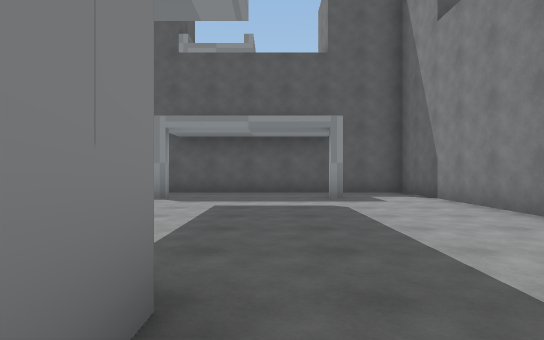
View 1 (above)

12 first-person views from a walk through a scene from a Unity 3-D project. The camera is 1.2 m above the floor, looks level and sees 75° across. The floor is counted in squares, 2 m on a side. Each view is taken from the middle of a square. On the plan, view 1 faces up. The plan holds only what a view shows up to about 10 squares ahead; the rest is blank. The player is left out.

View 2
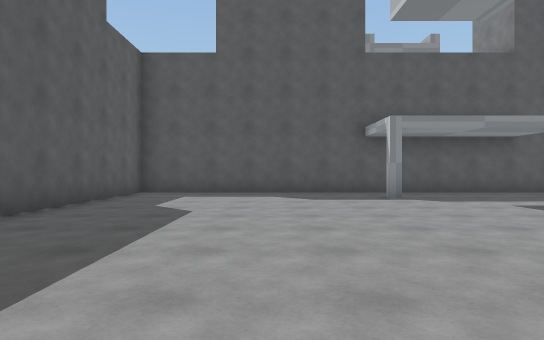

View 3
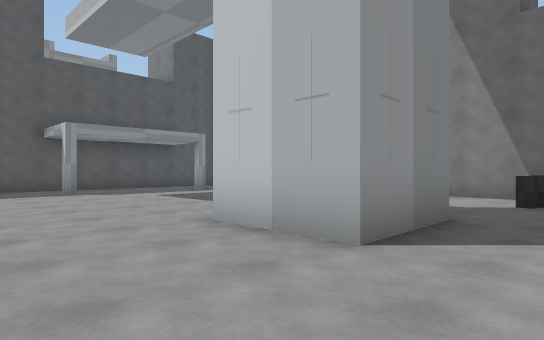

View 4
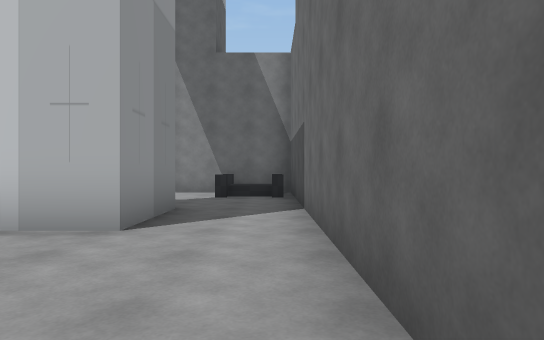

View 5
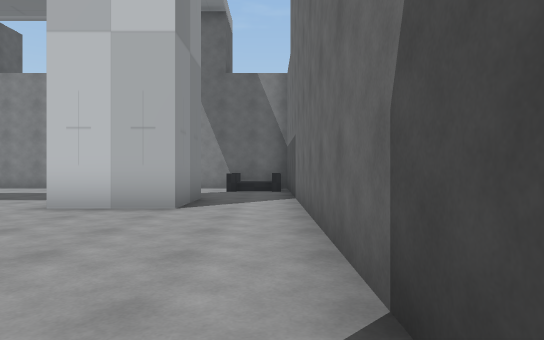

View 6
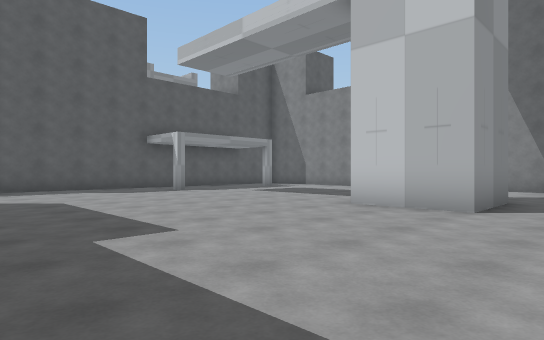

View 7
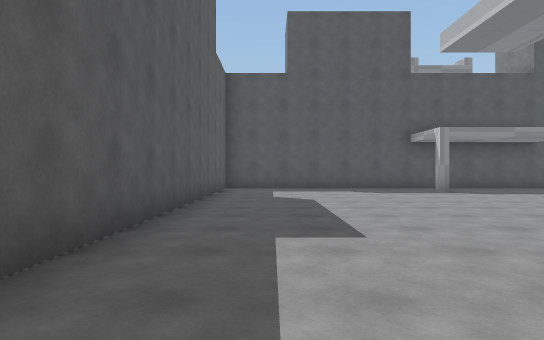

View 8
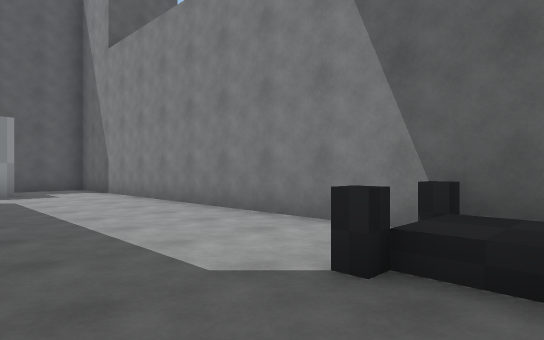

View 9
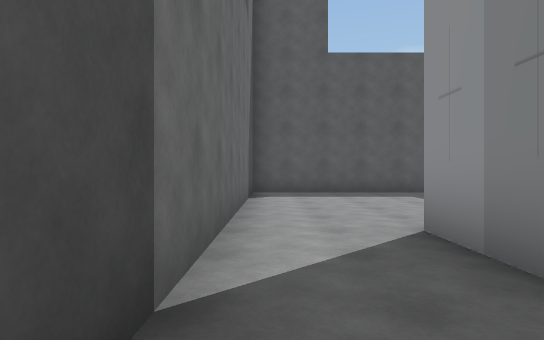

View 10
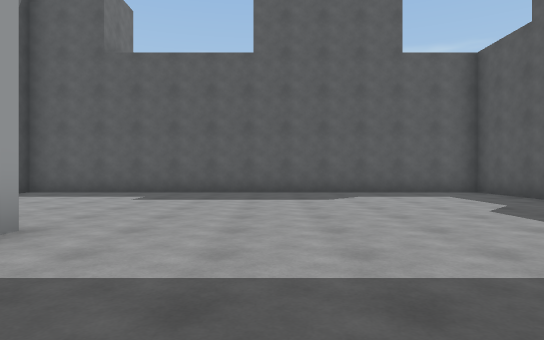

View 11
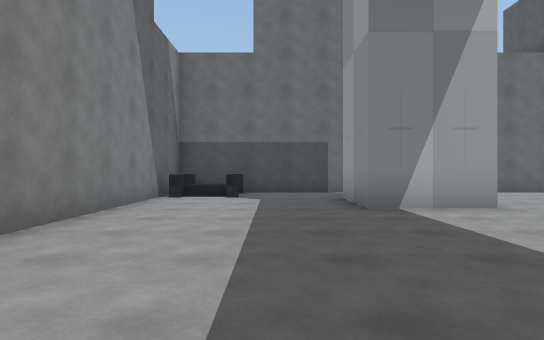

View 12
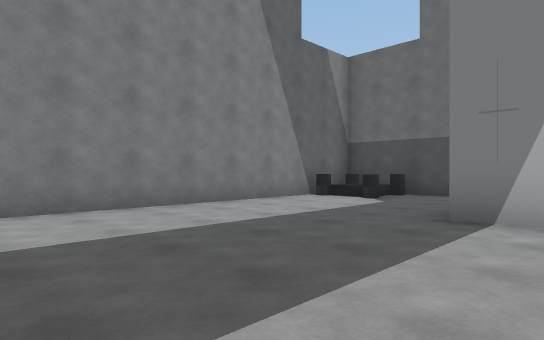

### Floor plan
Points are (right, up) in squares from view 1. A wall is a line through its corners. A room is listed if a view was taken in it or the views show most of it. See-through windows are left out.
Room 1 (views 1, 2, 3, 4, 5, 6, 7, 8, 9, 10, 11, 12)
walls: (-2.5, 1.5) (-0.5, 1.5) (-0.5, -0.5) (-2.5, -0.5) (-2.5, 1.5); (-8.5, 9.5) (-8.5, -2.5) (3.5, -2.5) (3.5, 9.5) (-8.5, 9.5)
objects: other object (2, -2) to (3, -1)

Where each view was taken, in squares from view 1:
view 1: 0 up, 0 right, facing up
view 2: 0 up, 5 left, facing up
view 3: 2 down, 5 left, facing up-right
view 4: 2 down, 6 left, facing right
view 5: 2 down, 8 left, facing right
view 6: 2 down, 8 left, facing up-right
view 7: 2 down, 7 left, facing up
view 8: 2 down, 0 right, facing up-right
view 9: 2 down, 1 right, facing left
view 10: 4 up, 1 right, facing left
view 11: 7 up, 1 right, facing down
view 12: 6 up, 2 left, facing down-right
